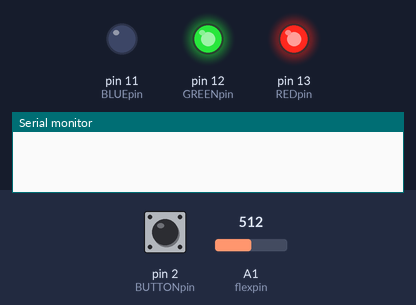
A sketch run on a simulated Arduino Uno, built with avr-gcc and run on an emulated ATmega328P. On the bench: output pins drawn as LEDs (lit = HIGH), the last lines printed to the serial monitor. The inputs (shaded band) are chosen by the test bench; at power-on: pin 2 (BUTTONpin) LOW, A1 (flexpin) = 512.

Above: at 1.2 s.
1.3 s: pin 2 (BUTTONpin) pulled HIGH for 0.15 s
At 2.4 s:
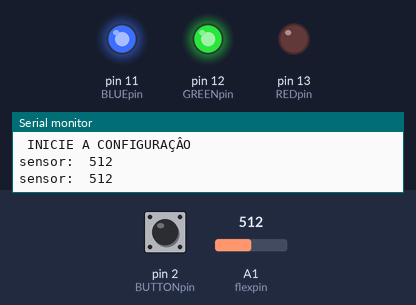
2.9 s: pin 2 (BUTTONpin) pulled HIGH for 1 s
5.4 s: A1 (flexpin) set to 505
At 7.5 s:
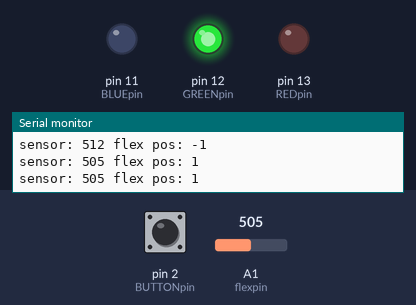
Timing chart, 0 to 9.0 s (numbered marks = the images above; inputs shaded):
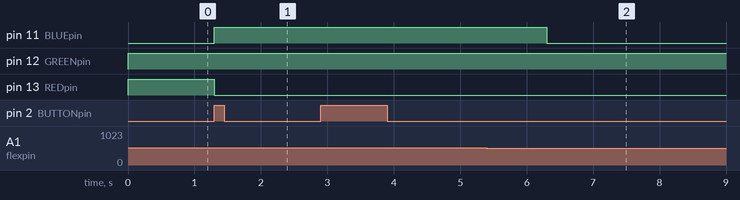

Measured:
- the behaviour switches between 512 and 511 on A1 (flexpin) (found by bisection; images 1 and 2)
- after the input at 1.3 s, pin 11 (BLUEpin): LOW → HIGH at once; pin 13 (REDpin): HIGH → LOW at once
- after the input at 5.4 s, pin 11 (BLUEpin): HIGH → LOW after 0.90 s

The sketch:

calibrando_sensor.ino
```cpp
const int REDpin = 13;
const int GREENpin = 12;
const int BLUEpin = 11;

const int flexpin = A1;

const int BUTTONpin = 2;


const int array_size = 100;
int flexread[array_size];

void setup()
{
  Serial.begin(115200);
  pinMode(REDpin, OUTPUT);
  pinMode(GREENpin, OUTPUT);
  pinMode(BLUEpin, OUTPUT);

  pinMode(BUTTONpin, INPUT);

  attachInterrupt(digitalPinToInterrupt(BUTTONpin), BUTTONpressed, RISING);

  for (byte i=0; i< array_size; i++){
    flexread[i] = -1;
  }
}

volatile bool start = false;
volatile bool configuracao = false;

int maxrange = 0;
int minrange = 1024;


void loop()
{

  int buttonState;
  int flexposition;
  int flexpos;

  if(!start){
    setColor(255, 255, 0);  //amarelo enquando não inicia a configuração
    delay(100);
  }

  if(start){

    flexposition = analogRead(flexpin);
    //flexread.push_back(flexposition);

    if(!configuracao){

      Serial.print("sensor:  ");
      Serial.println(flexposition);

      setColor(0, 255, 255);    //turquesa enquando está calibrando o sensor

      if(flexposition < minrange)
        minrange = flexposition;
      if(flexposition> maxrange)
        maxrange = flexposition;

      delay(1000);

    }else{

      //quando terminar de calibrar o sensor

       flexpos = map(flexposition, minrange, maxrange, 0, 3);
       //flexpos = constrain(flexpos, 0, 2);

      if(flexpos==0){
        setColor(255,0,0);
      }
      if(flexpos==1){
        setColor(0,255,0);
      }
      if(flexpos==2){
        setColor(0,0,255);
      }

      Serial.print("sensor: ");
      Serial.print(flexposition);
      Serial.print(" flex pos: ");
      Serial.println(flexpos);

      delay(1000);

    }
  }

}

void setColor(int r, int g, int b){
  analogWrite(REDpin, r);
  analogWrite(GREENpin, g);
  analogWrite(BLUEpin, b);
}

void BUTTONpressed(){

  if(!start){
      Serial.println(" BOTÃO PRESSIONADO ");
      start = true;
      Serial.println(" INICIE A CONFIGURAÇÂO ");

      //Serial.print("vector.max_size(): "); Serial.println(flexread.max_size());
  }else {
    if(!configuracao){
      configuracao = true;

        Serial.println(" CONFIGURAÇÃO FINALIZADA ");

        Serial.print("vector: ");
        for(int i =0; i<100; i++){
          Serial.print(flexread[i]);
          Serial.print(" ");
        }
        Serial.println("   THE END    ");

        Serial.print("MAX: "); Serial.print(maxrange); Serial.print("   MIN: "); Serial.println(minrange);
        delay(5000);
    }
  }
}
```
